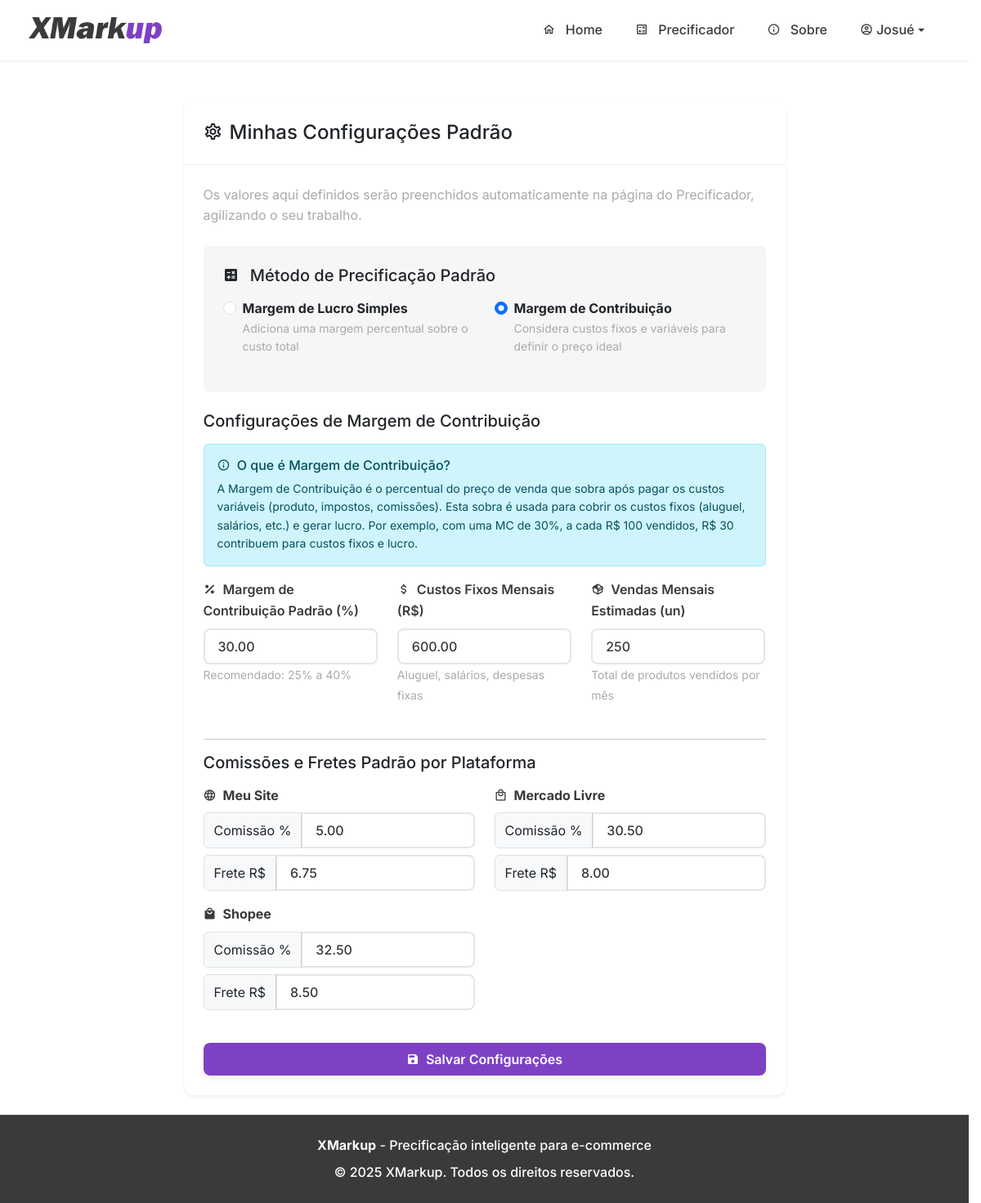
The app's page /settings (signed in) with its own data.
### tables this page shows
CREATE TABLE users (
            id INTEGER PRIMARY KEY AUTOINCREMENT,
            email TEXT UNIQUE NOT NULL,
            password TEXT NOT NULL,
            nome_completo TEXT,
            empresa TEXT,
            telefone TEXT,
            ramo_atividade TEXT,
            marketplaces TEXT,
            is_admin BOOLEAN NOT NULL DEFAULT 0,
            
            -- COLUNAS DE GESTÃO DE CLIENTES --
            status_cliente TEXT NOT NULL DEFAULT 'Safira',
            precificacao_limit INTEGER NOT NULL DEFAULT 5,
            limit_reset_date TIMESTAMP,

            -- COLUNAS DE CONFIGURAÇÃO --
            default_margem REAL DEFAULT 0.0,
            default_comissao_site REAL DEFAULT 0.0,
            default_frete_site REAL DEFAULT 0.0,
            default_comissao_ml REAL DEFAULT 0.0,
            default_frete_ml REAL DEFAULT 0.0,
            default_comissao_shopee REAL DEFAULT 0.0,
            default_frete_shopee REAL DEFAULT 0.0,
            
            -- COLUNAS PARA MARGEM DE CONTRIBUIÇÃO --
            default_pricing_method TEXT DEFAULT 'simple_margin',
            default_fixed_costs REAL DEFAULT 0.0,
            default_monthly_sales_qty INTEGER DEFAULT 100,
            default_contribution_margin REAL DEFAULT 30.0,
            
            -- COLUNAS PARA EXCLUSÃO DE CONTA --
            is_deleted BOOLEAN NOT NULL DEFAULT 0,
            deleted_at TIMESTAMP,
            delete_reason TEXT
        );

### app.py (the view, shortened to what this page needs)
@app.route('/settings', methods=['GET', 'POST'])
@login_required
def settings():
    db = get_db()
    user_settings = db.execute('SELECT * FROM users WHERE id = ?', (current_user.id,)).fetchone()
    return render_template('settings.html', user_settings=user_settings)

### templates/settings.html (shortened to what this page needs)
{% extends "base.html" %}
{% block content %}
<div class="container mt-4">
    <div class="row justify-content-center">
        <div class="col-lg-8">
            <div class="card shadow-sm">
                <div class="card-header">
                    <h4 class="mb-0"><span class="mdi mdi-cog-outline me-2"></span>Minhas Configurações Padrão</h4>
                </div>
                <div class="card-body p-4">
                    <p class="card-text text-muted mb-4">Os valores aqui definidos serão preenchidos automaticamente na página do Precificador, agilizando o seu trabalho.</p>
                    <form method="POST" action="{{ url_for('settings') }}">
                        <div class="mb-4 p-4 bg-light rounded">
                            <h5 class="mb-3">
                                <span class="mdi mdi-calculator-variant me-2"></span>
                                Método de Precificação Padrão
                            </h5>
                            <div class="row">
                                <div class="col-md-6 mb-3">
                                    <div class="form-check">
                                        <input class="form-check-input" type="radio" name="default_pricing_method" id="default_simple_margin" value="simple_margin"
                                               {% if user_settings.default_pricing_method == 'simple_margin' or not user_settings.default_pricing_method %}checked{% endif %}>
                                        <label class="form-check-label" for="default_simple_margin">
                                            <strong>Margem de Lucro Simples</strong>
                                            <p class="text-muted small mb-0">Adiciona uma margem percentual sobre o custo total</p>
                                        </label>
                                    </div>
                                </div>
                                <div class="col-md-6 mb-3">
                                    <div class="form-check">
                                        <input class="form-check-input" type="radio" name="default_pricing_method" id="default_contribution_margin" value="contribution_margin"
                                               {% if user_settings.default_pricing_method == 'contribution_margin' %}checked{% endif %}>
                                        <label class="form-check-label" for="default_contribution_margin">
                                            <strong>Margem de Contribuição</strong>
                                            <p class="text-muted small mb-0">Considera custos fixos e variáveis para definir o preço ideal</p>
                                        </label>
                                    </div>
                                </div>
                            </div>
                        </div>
                        <div id="contribution_margin_config" class="method-config" style="{% if user_settings.default_pricing_method != 'contribution_margin' %}display: none;{% endif %}">
                            <h5 class="mb-3">Configurações de Margem de Contribuição</h5>
                            <div class="alert alert-info">
                                <h6 class="alert-heading">
                                    <span class="mdi mdi-information-outline me-1"></span>
                                    O que é Margem de Contribuição?
                                </h6>
                                <p class="mb-0 small">
                                    A Margem de Contribuição é o percentual do preço de venda que sobra após pagar os custos variáveis
                                    (produto, impostos, comissões). Esta sobra é usada para cobrir os custos fixos (aluguel, salários, etc.)
                                    e gerar lucro. Por exemplo, com uma MC de 30%, a cada R$ 100 vendidos, R$ 30 contribuem para custos fixos e lucro.
                                </p>
                            </div>
                            <div class="row">
                                <div class="col-md-4 mb-4">
                                    <label for="default_contribution_margin" class="form-label fw-semibold">
                                        <span class="mdi mdi-percent me-1"></span>
                                        Margem de Contribuição Padrão (%)
                                    </label>
                                    <input type="number" step="any" min="0" max="100" name="default_contribution_margin"
                                           class="form-control" value="{{ user_settings.default_contribution_margin | input_num }}">
                                    <small class="form-text text-muted">Recomendado: 25% a 40%</small>
                                </div>
                                <div class="col-md-4 mb-4">
                                    <label for="default_fixed_costs" class="form-label fw-semibold">
                                        <span class="mdi mdi-currency-usd me-1"></span>
                                        Custos Fixos Mensais (R$)
                                    </label>
                                    <input type="number" step="any" min="0" name="default_fixed_costs"
                                           class="form-control" value="{{ user_settings.default_fixed_costs | input_num }}">
                                    <small class="form-text text-muted">Aluguel, salários, despesas fixas</small>
                                </div>
                                <div class="col-md-4 mb-4">
                                    <label for="default_monthly_sales_qty" class="form-label fw-semibold">
                                        <span class="mdi mdi-package-variant me-1"></span>
                                        Vendas Mensais Estimadas (un)
                                    </label>
                                    <input type="number" min="1" name="default_monthly_sales_qty"
                                           class="form-control" value="{{ user_settings.default_monthly_sales_qty }}">
                                    <small class="form-text text-muted">Total de produtos vendidos por mês</small>
                                </div>
                            </div>
                        </div>
                        <hr>
                        <h5 class="mb-3">Comissões e Fretes Padrão por Plataforma</h5>
                        <div class="row">
                            <div class="col-md-6 mb-3">
                                <label class="form-label fw-bold d-flex align-items-center"><span class="mdi mdi-web me-2"></span>Meu Site</label>
                                <div class="input-group mb-2">
                                    <span class="input-group-text">Comissão %</span>
                                    <input type="number" step="any" min="0" name="default_comissao_site" class="form-control" value="{{ user_settings.default_comissao_site | input_num }}">
                                </div>
                                <div class="input-group">
                                    <span class="input-group-text">Frete R$</span>
                                    <input type="number" step="any" min="0" name="default_frete_site" class="form-control" value="{{ user_settings.default_frete_site | input_num }}">
                                </div>
                            </div>
                            <div class="col-md-6 mb-3">
                                <label class="form-label fw-bold d-flex align-items-center"><span class="mdi mdi-shopping-outline me-2"></span>Mercado Livre</label>
                                <div class="input-group mb-2">
                                    <span class="input-group-text">Comissão %</span>
                                    <input type="number" step="any" min="0" name="default_comissao_ml" class="form-control" value="{{ user_settings.default_comissao_ml | input_num }}">
                                </div>
                                <div class="input-group">
                                    <span class="input-group-text">Frete R$</span>
                                    <input type="number" step="any" min="0" name="default_frete_ml" class="form-control" value="{{ user_settings.default_frete_ml | input_num }}">
                                </div>
                            </div>
                            <div class="col-md-6 mb-3">
                                <label class="form-label fw-bold d-flex align-items-center"><span class="mdi mdi-shopping me-2"></span>Shopee</label>
                                <div class="input-group mb-2">
                                    <span class="input-group-text">Comissão %</span>
                                    <input type="number" step="any" min="0" name="default_comissao_shopee" class="form-control" value="{{ user_settings.default_comissao_shopee | input_num }}">
                                </div>
                                <div class="input-group">
                                    <span class="input-group-text">Frete R$</span>
                                    <input type="number" step="any" min="0" name="default_frete_shopee" class="form-control" value="{{ user_settings.default_frete_shopee | input_num }}">
                                </div>
                            </div>
                        </div>
                        <div class="d-grid mt-4">
                            <button type="submit" class="btn btn-primary"><span class="mdi mdi-content-save me-1"></span>Salvar Configurações</button>
                        </div>
                    </form>
                </div>
            </div>
        </div>
    </div>
</div>
{% endblock %}

### templates/base.html (shortened to what this page needs)
<!DOCTYPE html>
<html lang="pt-br">
<head>
    <link href="https://cdn.jsdelivr.net/npm/bootstrap@5.3.3/dist/css/bootstrap.min.css" rel="stylesheet">
    <link rel="stylesheet" href="https://cdn.jsdelivr.net/npm/@mdi/font@7.4.47/css/materialdesignicons.min.css">
    <link rel="stylesheet" href="{{ url_for('static', filename='css/style.css') }}">
</head>
<body>
    <nav class="navbar navbar-expand-lg sticky-top">
        <div class="container">
            <a class="navbar-brand d-flex align-items-center" href="{{ url_for('home') }}">
                <img src="{{ url_for('static', filename='logo.png') }}" alt="XMarkup Logo" height="32" class="me-2">
            </a>
            <div class="collapse navbar-collapse" id="navbarNav">
                <ul class="navbar-nav ms-auto">
                    <li class="nav-item">
                        <a class="nav-link {% if request.endpoint == 'home' %}active{% endif %}"
                           href="{{ url_for('home') }}">
                            <span class="mdi mdi-home-outline"></span>
                            Home
                        </a>
                    </li>
                    {% if current_user.is_authenticated %}
                    <li class="nav-item">
                        <a class="nav-link {% if request.endpoint == 'precificador' %}active{% endif %}"
                           href="{{ url_for('precificador') }}">
                            <span class="mdi mdi-calculator-variant-outline"></span>
                            Precificador
                        </a>
                    </li>
                    {% endif %}
                    <li class="nav-item">
                        <a class="nav-link {% if request.endpoint == 'sobre' %}active{% endif %}"
                           href="{{ url_for('sobre') }}">
                            <span class="mdi mdi-information-outline"></span>
                            Sobre
                        </a>
                    </li>
                    {% if current_user.is_authenticated %}
                        <li class="nav-item dropdown">
                            <a class="nav-link dropdown-toggle d-flex align-items-center" href="#" id="navbarDropdown"
                               role="button" data-bs-toggle="dropdown" aria-expanded="false">
                                <span class="mdi mdi-account-circle-outline me-1"></span>
                                {{ current_user.nome_completo.split(' ')[0] }}
                            </a>
                        </li>
                    {% endif %}
                </ul>
            </div>
        </div>
    </nav>
    <main class="py-4">
        {% block content %}{% endblock %}
    </main>
    <footer class="text-center">
        <div class="container">
            <div class="row">
                <div class="col-md-12">
                    <p class="mb-2">
                        <strong>XMarkup</strong> - Precificação inteligente para e-commerce
                    </p>
                    <p class="mb-0">
                        &copy; {{ moment().format('YYYY') if moment else '2025' }} XMarkup. Todos os direitos reservados.
                    </p>
                </div>
            </div>
        </div>
    </footer>
</body>
</html>

### records on screen
users: nome_completo "Josué", default_pricing_method "☐ Margem de Lucro Simples Adici", default_pricing_method "☑ Margem de Contribuição Consid", default_contribution_margin "30.00", default_fixed_costs "600.00", default_monthly_sales_qty "250", default_comissao_site "5.00", default_frete_site "6.75", default_comissao_ml "30.50", default_frete_ml "8.00", default_comissao_shopee "32.50", default_frete_shopee "8.50"

### other values on screen
{{ moment().format('YYYY') if moment else '2025' }} "2025"
